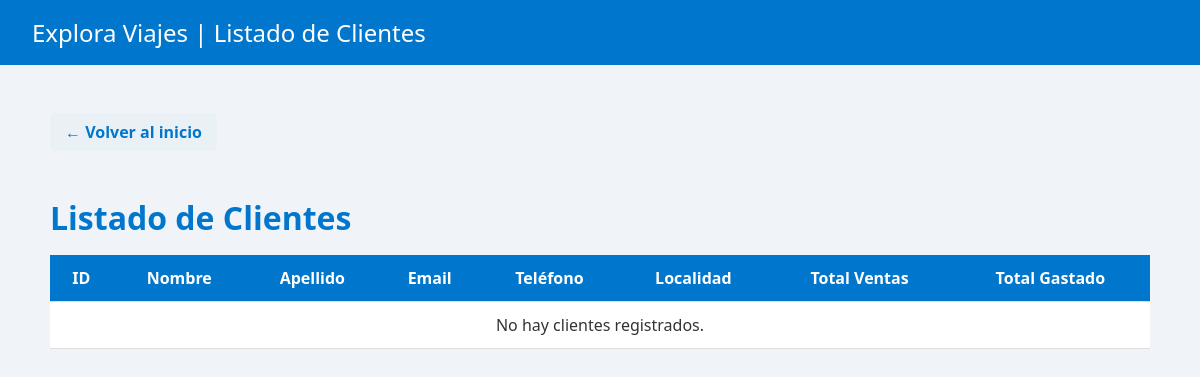
/listaclientes.php, run on an earlier commit of the app's database.
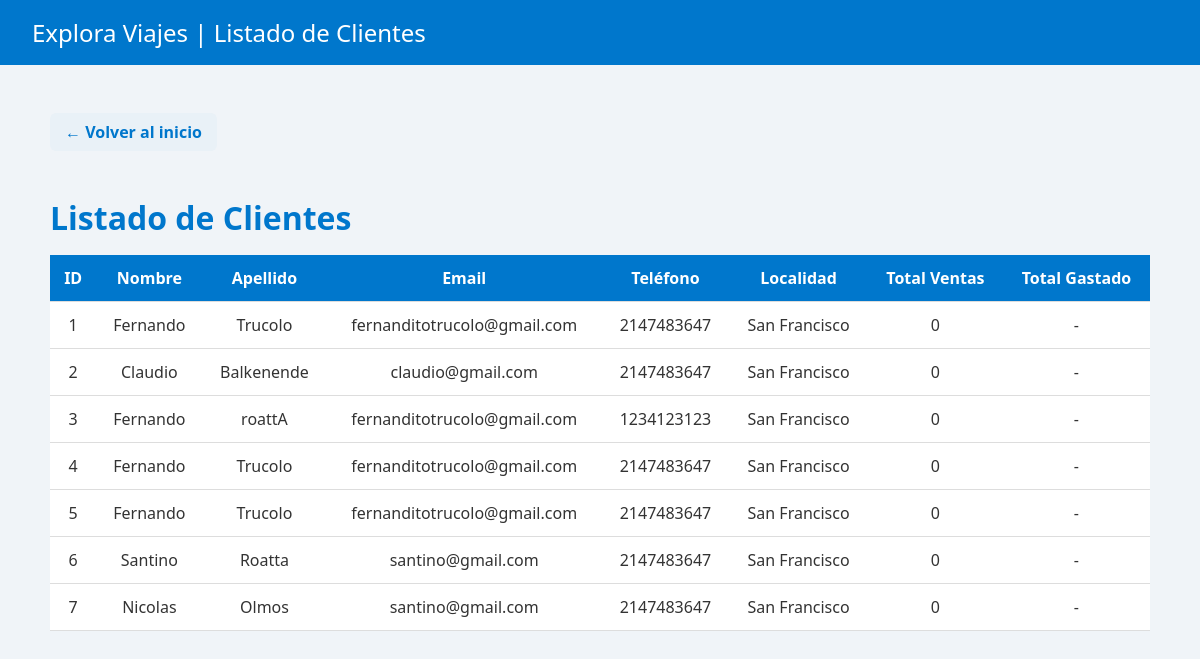
And on a later commit of the database.
### tables this page shows
CREATE TABLE `cliente` (
  `ID_cliente` int(11) NOT NULL,
  `Nombre` varchar(20) NOT NULL,
  `Apellido` varchar(20) NOT NULL,
  `Telefono` int(11) NOT NULL,
  `Codigo_postal` int(10) NOT NULL,
  `Localidad` varchar(50) NOT NULL,
  `Email` varchar(50) NOT NULL,
  `Contraseña` varchar(50) NOT NULL CHECK (`Contraseña` regexp cast('^(?=.*[a-z])(?=.*[A-Z])(?=.*[0-9]).{8,}$' as char)),
  `Usuario` varchar(10) NOT NULL
);

### listaclientes.php (the view, shortened to what this page needs)
<!DOCTYPE html>
<html lang="es">
<head>
</head>
<body>
    <header>
        Explora Viajes | Listado de Clientes
    </header>
    <div class="container">
        <a href="homepage_admin.php" class="back">← Volver al inicio</a>
        <h1>Listado de Clientes</h1>
        <div class="table-container">
            <table>
                <thead>
                    <tr>
                        <th>ID</th>
                        <th>Nombre</th>
                        <th>Apellido</th>
                        <th>Email</th>
                        <th>Teléfono</th>
                        <th>Localidad</th>
                        <th>Total Ventas</th>
                        <th>Total Gastado</th>
                    </tr>
                </thead>
                <tbody>
                    <?php
                    $conexion = new mysqli("localhost", "root", "", "turismo");
                    $sql = "SELECT
                                c.ID_cliente,
                                c.Nombre,
                                c.Apellido,
                                c.Email,
                                c.Telefono,
                                c.Localidad,
                                COUNT(p.ID_pedido) AS total_ventas,
                                SUM(p.Total_venta) AS total_gastado
                            FROM cliente c
                            LEFT JOIN pedido p ON c.ID_cliente = p.ID_cliente AND p.Estado = 'entregado'
                            GROUP BY c.ID_cliente, c.Nombre, c.Apellido, c.Email, c.Telefono, c.Localidad";
                    $resultado = $conexion->query($sql);
                    if ($resultado && $resultado->num_rows > 0) {
                        while ($datos = $resultado->fetch_row()) {
                            echo "<tr>";
                            foreach ($datos as $dato) {
                                echo "<td>" . htmlspecialchars($dato ?? '-') . "</td>";
                            }
                            echo "</tr>";
                        }
                    } else {
                        echo "<tr><td colspan='8'>No hay clientes registrados.</td></tr>";
                    }
                    ?>
                </tbody>
            </table>
        </div>
    </div>
</body>
</html>

### listaclientes.php (style rules this page uses)
body { font-family: 'Segoe UI', sans-serif; background-color: #f0f4f8; margin: 0; padding: 0; color: #333; }
header { background-color: #0077cc; color: white; padding: 1rem 2rem; font-size: 1.5rem; }
.container { max-width: 1100px; margin: 2rem auto; padding: 1rem; }
a.back { display: inline-block; background-color: #e9f1f7; color: #0077cc; text-decoration: none; padding: 8px 15px; border-radius: 6px; font-weight: bold; margin-bottom: 1.5rem; }
h1 { color: #0077cc; margin-bottom: 1rem; }
table { width: 100%; border-collapse: collapse; background-color: white; box-shadow: 0 0 10px rgba(0,0,0,0.1); }
th, td { padding: 0.75rem; text-align: center; border-bottom: 1px solid #ddd; }
thead { background-color: #0077cc; color: white; }
.table-container { overflow-x: auto; }

What changed in the data, as far as the page shows it:
added cliente: ID_cliente "1", Nombre "Fernando", Apellido "Trucolo", Email "fernanditotrucolo@gmail.com", Telefono "2147483647", Localidad "San Francisco", dato "0", dato "-"
added cliente: ID_cliente "2", Nombre "Claudio", Apellido "Balkenende", Email "claudio@gmail.com", Telefono "2147483647", Localidad "San Francisco", dato "0", dato "-"
added cliente: ID_cliente "3", Nombre "Fernando", Apellido "roattA", Email "fernanditotrucolo@gmail.com", Telefono "1234123123", Localidad "San Francisco", dato "0", dato "-"
added cliente: ID_cliente "4", Nombre "Fernando", Apellido "Trucolo", Email "fernanditotrucolo@gmail.com", Telefono "2147483647", Localidad "San Francisco", dato "0", dato "-"
added cliente: ID_cliente "5", Nombre "Fernando", Apellido "Trucolo", Email "fernanditotrucolo@gmail.com", Telefono "2147483647", Localidad "San Francisco", dato "0", dato "-"
added cliente: ID_cliente "6", Nombre "Santino", Apellido "Roatta", Email "santino@gmail.com", Telefono "2147483647", Localidad "San Francisco", dato "0", dato "-"
added cliente: ID_cliente "7", Nombre "Nicolas", Apellido "Olmos", Email "santino@gmail.com", Telefono "2147483647", Localidad "San Francisco", dato "0", dato "-"
Also different on the page:
text no longer shown: "No hay clientes registrados."
